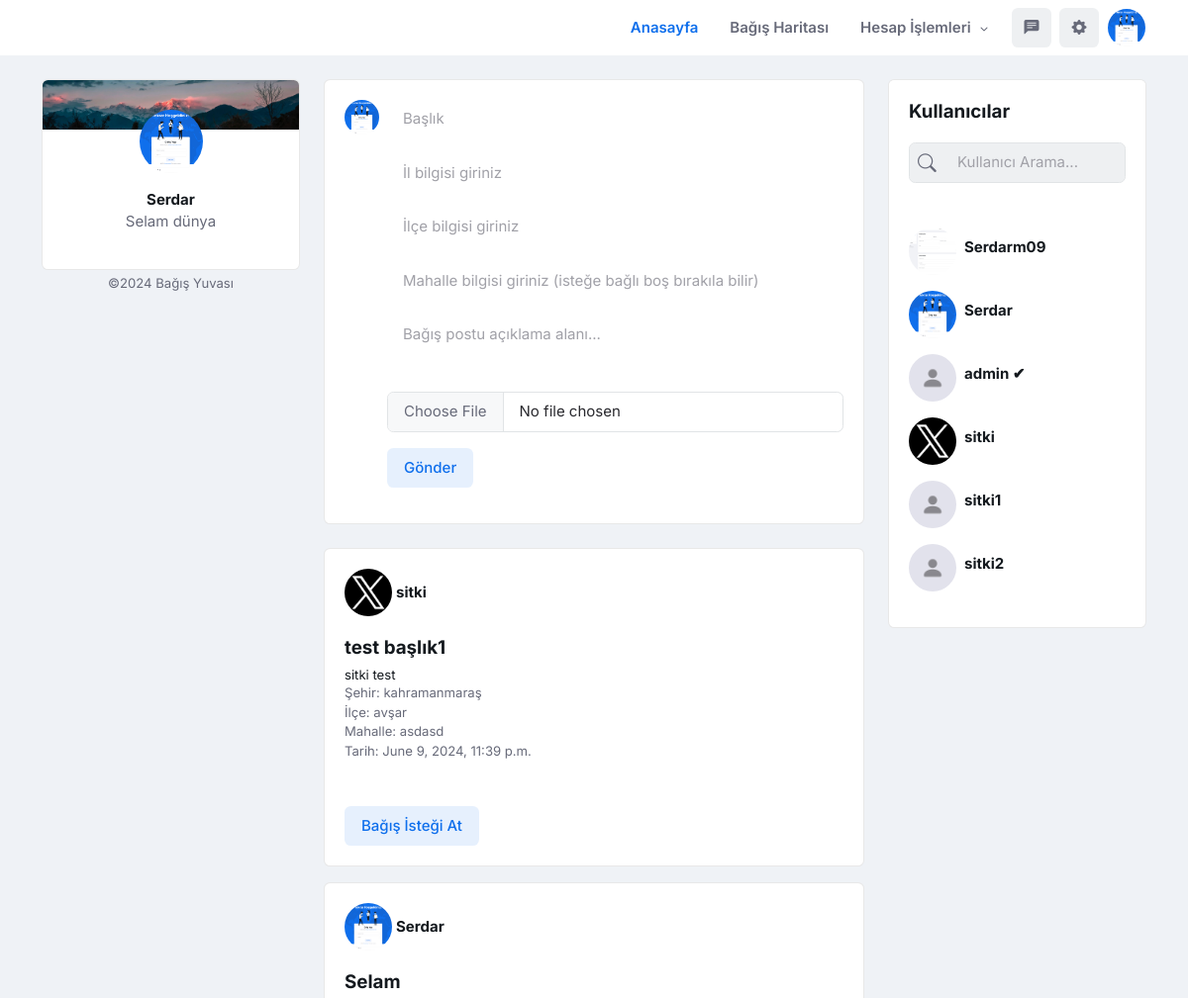
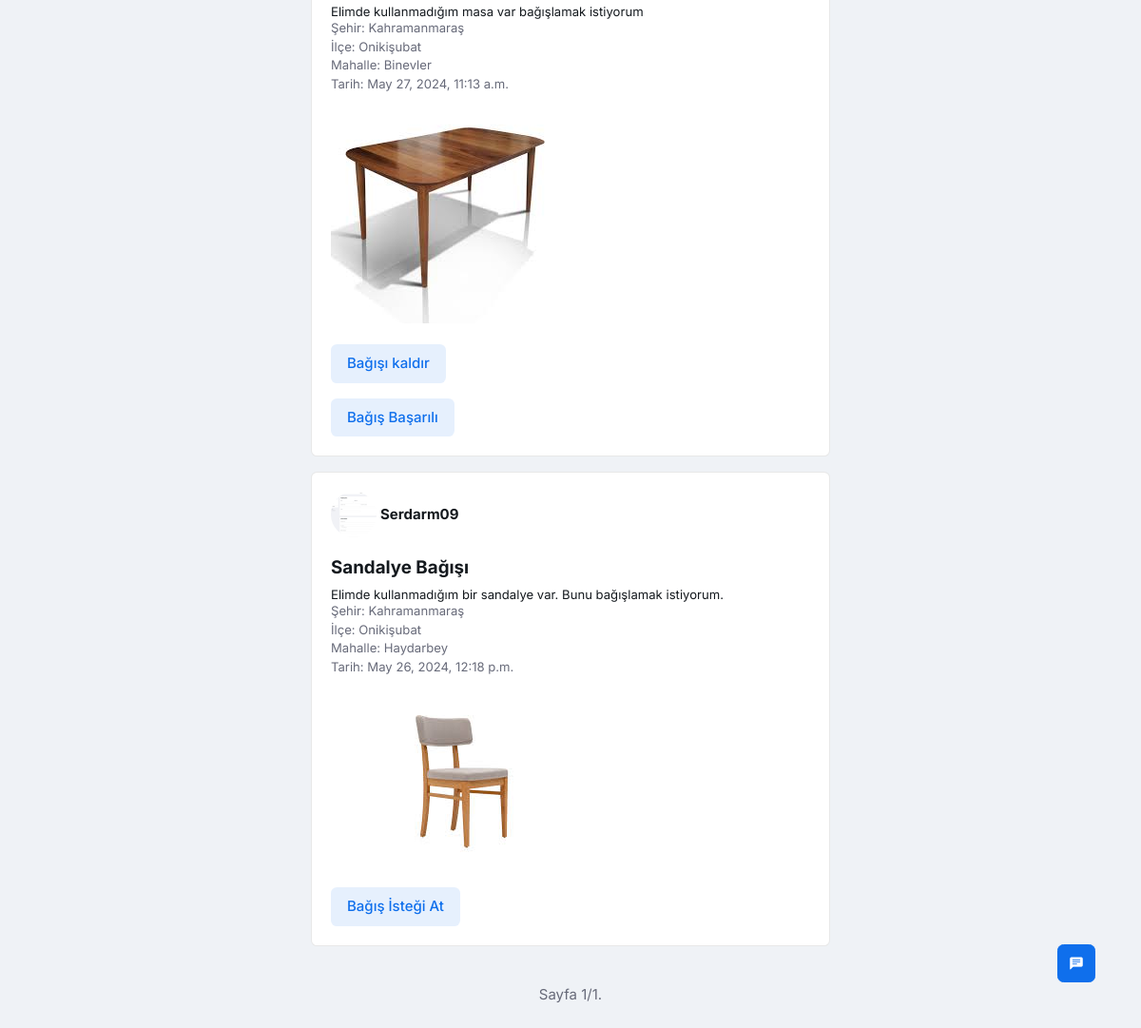
The app's page /home (signed in) with its own data (2 pictures, top to bottom).
### account/models.py (models this page shows)
class UserProfile(models.Model):
    user = models.OneToOneField(User, on_delete=models.CASCADE)
    birth_date = models.DateField(null=True, blank=True)
    profile_picture = models.ImageField(upload_to='profile_pictures', blank=True, null=True,default='')

class Biografi(models.Model):
    user = models.ForeignKey(User, on_delete=models.CASCADE)
    bio = models.TextField()

class Comment(models.Model):
    user = models.ForeignKey(User, on_delete=models.CASCADE)  # Yorumu yapan kullanıcı
    title = models.CharField(max_length=100)  # Yorum başlığı
    content = models.TextField()  # Yorum içeriği
    image = models.ImageField(upload_to="profile_images", null=True, blank=True)  # Resim alanı
    created_at = models.DateTimeField(auto_now_add=True)  # Yorumun oluşturulma tarihi
    comment_isactive = models.BooleanField(default=True)  # Yorumun aktif olup olmadığını belirten alan
    comment_succes = models.BooleanField(default=False)  # Yorumun başarılı olup olmadığını belirten alan
    country = models.CharField(max_length=100)  # Ülke bilgisi
    city = models.CharField(max_length=100)  # Şehir bilgisi
    district = models.CharField(max_length=100, blank=True, null=True)  # İlçe bilgisi, boş ve null olabilir
    class Meta:
        ordering = ['-created_at']  # Yorumları oluşturulma tarihine göre sırala

### account/views.py (the view, shortened to what this page needs)
# urls.py: 2. Add a URL to urlpatterns:  path('', views.home, name='home')
@login_required
def home(request):
    users = User.objects.all()
    user_biografi = Biografi.objects.filter(user=request.user).first()
    all_posts = Comment.objects.filter(comment_isactive=True,comment_succes=False)
    istekler = BagisIstegi.objects.filter(post__user=request.user, is_active = False)
    paginator = Paginator(all_posts, 10)
    page = request.GET.get('page')
    query = request.GET.get('q')
    if query:
        users = User.objects.filter(username__icontains=query)
    else:
        users = User.objects.all()
    try:
        posts = paginator.page(page)
    except PageNotAnInteger:
        posts = paginator.page(1)
    except EmptyPage:
        posts = paginator.page(paginator.num_pages)
    return render(request, 'index.html', {'users': users, 'posts': posts, 'istekler': istekler, 'user_biografi': user_biografi})

### account/templates/index.html (shortened to what this page needs)
{%load static%}
<!DOCTYPE html>
<html lang="en">
<head>
	<link rel="stylesheet" type="text/css" href="{% static 'assets/vendor/font-awesome/css/all.min.css' %}">
	<link rel="stylesheet" type="text/css" href="{% static 'assets/vendor/bootstrap-icons/bootstrap-icons.css' %}">
	<link rel="stylesheet" type="text/css" href="{% static 'assets/vendor/OverlayScrollbars-master/css/OverlayScrollbars.min.css' %}">
	<link rel="stylesheet" type="text/css" href="{% static 'assets/vendor/tiny-slider/dist/tiny-slider.css' %}">
	<link rel="stylesheet" type="text/css" href="{% static 'assets/vendor/choices.js/public/assets/styles/choices.min.css' %}">
	<link rel="stylesheet" type="text/css" href="{% static 'assets/vendor/glightbox-master/dist/css/glightbox.min.css' %}">
	<link rel="stylesheet" type="text/css" href="{% static 'assets/vendor/dropzone/dist/dropzone.css' %}">
	<link rel="stylesheet" type="text/css" href="{% static 'assets/vendor/flatpickr/dist/flatpickr.css' %}">
	<link rel="stylesheet" type="text/css" href="{% static 'assets/vendor/plyr/plyr.css' %}">
	<link rel="stylesheet" type="text/css" href="{% static 'assets/vendor/zuck.js/dist/zuck.min.css' %}">
	<link rel="stylesheet" type="text/css" href="{% static 'assets/css/style.css' %}">
</head>
<body>
<header class="navbar-light fixed-top header-static bg-mode">
	<nav class="navbar navbar-expand-lg">
		<div class="container">
			<div class="collapse navbar-collapse" id="navbarCollapse">
				<ul class="navbar-nav navbar-nav-scroll ms-auto">
					<a class="nav-link active" href="/home">Anasayfa</a>
					<a class="nav-link" href="/map" id="postMenu">Bağış Haritası</a>
					<li class="nav-item dropdown">
						<a class="nav-link dropdown-toggle" href="#" id="postMenu" data-bs-toggle="dropdown" aria-haspopup="true" aria-expanded="false">Hesap İşlemleri </a>
					</li>
				</ul>
			</div>
			<ul class="nav flex-nowrap align-items-center ms-sm-3 list-unstyled">
				<li class="nav-item ms-2">
					<a class="nav-link bg-light icon-md btn btn-light p-0" href="/message">
						<i class="bi bi-chat-left-text-fill fs-6"> </i>
					</a>
				</li>
				<li class="nav-item ms-2">
					<a class="nav-link bg-light icon-md btn btn-light p-0" href="settings">
						<i class="bi bi-gear-fill fs-6"> </i>
					</a>
				</li>
				<li class="nav-item ms-2 dropdown">
					<a class="nav-link btn icon-md p-0" href="#" id="profileDropdown" role="button" data-bs-auto-close="outside" data-bs-display="static" data-bs-toggle="dropdown" aria-expanded="false">
						{% if user.userprofile.profile_picture%}
						<img class="avatar-img rounded-circle" src="{{user.userprofile.profile_picture.url }}" alt="">
					{% else %}
						<img class="avatar-img rounded-circle" src="{% static 'assets/images/avatar/0.jpg' %}" alt="">
					{% endif %}
					</a>
				</li>
			</ul>
		</div>
	</nav>
</header>
<main>
    <div class="container">
        <div class="row g-4">
            <div class="col-lg-3">
                <nav class="navbar navbar-expand-lg mx-0">
                    <div class="offcanvas offcanvas-start" tabindex="-1" id="offcanvasSideNavbar">
                        <div class="offcanvas-body d-block px-2 px-lg-0">
                            <div class="card overflow-hidden">
                                <div class="h-50px"
                                    style="background-image:url(assets/images/bg/01.jpg); background-position: center; background-size: cover; background-repeat: no-repeat;">
                                </div>
                                <div class="card-body pt-0">
                                    <div class="text-center">
                                        <div class="avatar avatar-lg mt-n5 mb-3">
										{% if user.userprofile.profile_picture%}
											<img class="avatar-img rounded-circle" src="{{user.userprofile.profile_picture.url }}" alt="">
										{% else %}
										<a href="#"> <img class="avatar-img rounded-circle"
											src="{% static 'assets/images/avatar/0.jpg' %}" alt=""> </a>
										{% endif %}
                                        </div>
                                        <div>
										{% if user.is_superuser %}
											<a class="h6 stretched-link">{{ user.username }} &#x2714;</a>
										{% else %}
											<a class="h6 stretched-link">{{ user.username }}</a>
										{% endif %}
                                        </div>
                                    {% if user_biografi %}
                            		<p>{{ user_biografi.bio }}</p>
                        			{% else %}
                            			<p>Henüz biyografi eklenmemiş.</p>
                        			{% endif %}
								</div>
                                </div>
                            </div>
                            <p class="small text-center mt-1">©2024 <a class="text-reset"
                                    target="_blank" href="https://github.com/serdarm09"> Bağış Yuvası </a></p>
                        </div>
                    </div>
                </nav>
            </div>
            <div class="col-md-8 col-lg-6 vstack gap-4">
				<div class="card card-body">
					<div class="d-flex mb-3">
						<div class="avatar avatar-xs me-2">
							{% if user.userprofile.profile_picture%}
									<img class="avatar-img rounded-circle" src="{{user.userprofile.profile_picture.url }}" alt="">
							{% else %}
							<a href="#"> <img class="avatar-img rounded-circle"
									src="{% static 'assets/images/avatar/0.jpg' %}" alt=""> </a>
							{% endif %}
						</div>
						<form class="w-100" method="post" enctype="multipart/form-data">
							<div class="mb-3">
								<input type="text" class="form-control pe-4 border-0" name="post_title" placeholder="Başlık">
							</div>
							<div class="mb-3">
								<input type="text" class="form-control pe-4 border-0" name="post_country" placeholder="İl bilgisi giriniz">
							</div>
								<div class="mb-3">
								<input type="text" class="form-control pe-4 border-0" name="post_city" placeholder="İlçe bilgisi giriniz">
							</div>
								<div class="mb-3">
								<input type="text" class="form-control pe-4 border-0" name="post_district" placeholder="Mahalle bilgisi giriniz (isteğe bağlı boş bırakıla bilir)">
							</div>
							<div class="mb-3">
								<textarea class="form-control pe-4 border-0" rows="2" data-autoresize name="post_content" placeholder="Bağış postu açıklama alanı..."></textarea>
							</div>
							<div class="mb-3">
								<input type="file" class="form-control" name="post_image" accept="image/*">
							</div>
							<button type="submit" class="btn btn-primary-soft">Gönder</button>
						</form>
					</div>
				</div>
				<div class="post-list">
					{% for post in posts %}
					<div class="card mb-3">
						<div class="card-body">
							<div class="d-flex align-items-center">
								<div class="avatar me-1">
									{% if post.user.userprofile.profile_picture %}
									<img class="avatar-img rounded-circle" src="{{ post.user.userprofile.profile_picture.url }}" alt="">
									{% else %}
									<img class="avatar-img rounded-circle" src="{% static 'assets/images/avatar/0.jpg' %}" alt="">
									{% endif %}
								</div>
								<div>
									{% if post.user.is_superuser %}
									<span class="h6 stretched-link">
										<a href="/profile/{{post.user.username}}">{{ post.user.username }} &#x2714;</a>
									</span>
									{% else %}
									<span class="h6 stretched">
										<a href="/profile/{{post.user.username}}">{{ post.user.username }} </a>
									</span>
									{% endif %}
								</div>
							</div>
							<h5 class="card-title">{{ post.title }}</h5>
							<h6 class="small mb-0">{{ post.content }}</h6>
							<p class="small mb-0">Şehir: {{ post.country }}</p>
							<p class="small mb-0">İlçe: {{ post.city }}</p>
							{% if  post.district %}
							<p class="small mb-0">Mahalle: {{ post.district }}</p>
							{% endif %}
							<p class="small mb-0">Tarih: {{ post.created_at }}</p>
							{% if post.image %}
							<img src="{{ post.image.url }}" alt="Post Image" class="img-fluid mt-3">
							{% endif %}
							<br></br>
							{% if user.username != post.user.username %}
							<button type="button" class="btn btn-primary-soft" data-bs-toggle="modal" data-bs-target="#istekModal{{ post.id }}">
								Bağış İsteği At
							</button>
							{% else %}
							<form method="post" action="{% url 'post_action' post.id %}">
								<button type="submit"class="btn btn-primary-soft">Bağışı kaldır</button>
							</form>
							<form method="post" action="{% url 'post_action' post.id %}">
								<button type="submit" class="btn btn-primary-soft">Bağış Başarılı</button>
							</form>
							{% endif %}
						</div>
						</div>
					 {% endfor %}
					</div>
				</div>
            <div class="col-lg-3">
                <div class="row g-4">
                    <div class="col-sm-6 col-lg-12">
                        <div class="card">
                            <div class="card-header pb-0 border-0">
                                <h5 class="card-title mb-0">Kullanıcılar</h5>
                            </div>
                            <div class="card-body">
								<div class="nav mt-3 mt-lg-0 flex-nowrap align-items-center px-4 px-lg-0"style="max-width: 250px;">
									<div class="nav-item w-100">
										<form class="rounded position-relative" method="GET" action="{% url 'home' %}">
										  <input class="form-control ps-5 bg-light" type="search" name="q" placeholder="Kullanıcı Arama..." aria-label="Search">
										  <button class="btn bg-transparent px-2 py-0 position-absolute top-50 start-0 translate-middle-y" type="submit">
											<i class="bi bi-search fs-5"> </i>
										  </button>
										</form>
									  </div>
								  </div>
								  <br></br>
								{% block content %}
								{% if users %}
                                {% for user in users %}
                                <div class="hstack gap-2 mb-3">
									{% if user.is_superuser %}
                                    <div class="avatar">
                                        <a href="#!"><img class="avatar-img rounded-circle"
                                                src="{% static 'assets/images/avatar/0.jpg' %}" alt=""></a>
                                    </div>
                                    <div class="h6 stretched-link">
                                        <a class="h6 mb-0" href="#!">{{user.username}} &#x2714;</a>
                                    </div>
									{% else %}
									<div class="avatar">
										{% if user.userprofile.profile_picture%}
										<img class="avatar-img rounded-circle" src="{{user.userprofile.profile_picture.url }}" alt="">
										{% else %}
										<a href="#"> <img class="avatar-img rounded-circle"
											src="{% static 'assets/images/avatar/0.jpg' %}" alt=""> </a>
										{% endif %}
                                    </div>
                                    <div class="h6 stretched">
                                        <a class="h6 mb-0" href="/profile/{{user.username}}">{{user.username}}	</a>
                                	</div>
									{% endif %}
                            </div>
							 {% endfor %}
							 {% else %}
							 <p>Sonuç bulunamadı.</p>
						   {% endif %}
						   {% endblock %}
                        </div>
                    </div>
                </div>
            </div>
        </div>
        <div class="d-flex justify-content-center">
            <span class="step-links">
                <span class="current">Sayfa {{ posts.number }}/{{ posts.paginator.num_pages }}.</span>
            </span>
        </div>
    </div>
</main>
<div class="d-none d-lg-block">
	<a class="icon-md btn btn-primary position-fixed end-0 bottom-0 me-5 mb-5" data-bs-toggle="offcanvas" href="#offcanvasChat" role="button" aria-controls="offcanvasChat">
		<i class="bi bi-chat-left-text-fill"></i>
	</a>
</div>
</body>
</html>

### records on screen
Biografi: bio "Selam dünya"
Comment: user.userprofile.profile_picture (picture), user.username "sitki", title "test başlık1", content "sitki test", country "kahramanmaraş", city "avşar", district "asdasd", created_at "June 9, 2024, 11:39 p.m."
Comment: user.userprofile.profile_picture (picture), user.username "Serdar", title "Selam", content "Elimde kullanmadığım masa var bağışlamak istiyorum", country "Kahramanmaraş", city "Onikişubat", district "Binevler", created_at "May 27, 2024, 11:13 a.m.", image (picture), shows "Bağışı kaldır"
Comment: user.userprofile.profile_picture (picture), user.username "Serdarm09", title "Sandalye Bağışı", content "Elimde kullanmadığım bir sandalye var. Bunu bağışlamak istiyorum.", country "Kahramanmaraş", city "Onikişubat", district "Haydarbey", created_at "May 26, 2024, 12:18 p.m.", image (picture)

### other values on screen
{{ user.username }} "Serdar"
{{ user.username }} "Serdarm09"
{{ user.username }} "admin"
{{ user.username }} "sitki"
{{ user.username }} "sitki1"
{{ user.username }} "sitki2"
{{ posts.number }} "1"
{{ posts.paginator.num_pages }} "1"
